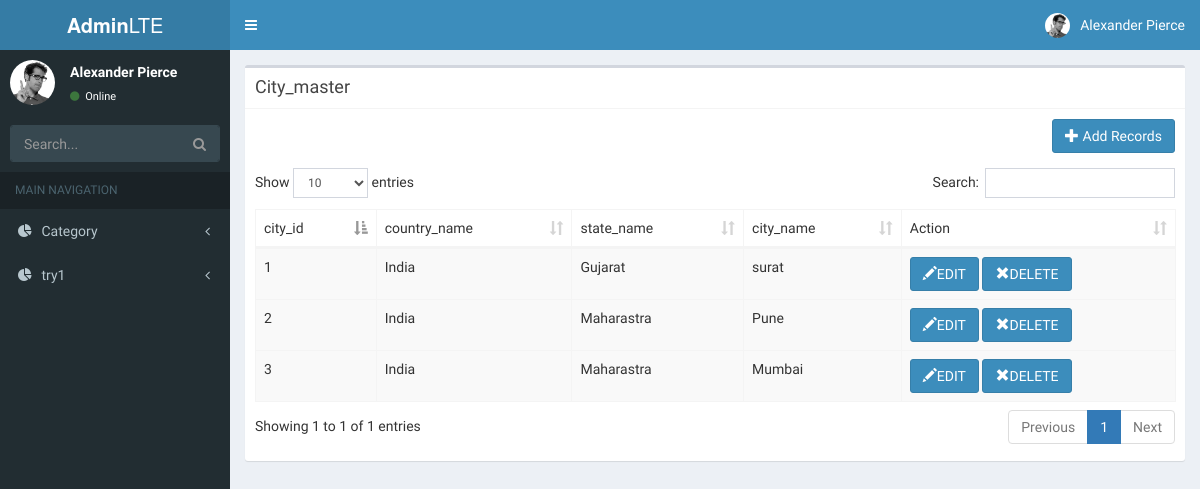
Page /index.php/city/view_city on the committed database.
### tables this page shows
CREATE TABLE IF NOT EXISTS `city_master` (
  `city_id` int(10) NOT NULL AUTO_INCREMENT,
  `country_id` int(10) NOT NULL,
  `state_id` int(10) NOT NULL,
  `city_name` varchar(50) NOT NULL,
  PRIMARY KEY (`city_id`)
);

CREATE TABLE IF NOT EXISTS `country_master` (
  `country_id` int(10) NOT NULL AUTO_INCREMENT,
  `country_name` varchar(50) NOT NULL,
  PRIMARY KEY (`country_id`)
);

CREATE TABLE IF NOT EXISTS `state_master` (
  `state_id` int(10) NOT NULL AUTO_INCREMENT,
  `country_id` int(10) NOT NULL,
  `state_name` varchar(50) NOT NULL,
  `status` int(5) NOT NULL,
  PRIMARY KEY (`state_id`)
);

### application/controllers/city.php (called while the page is built, shortened)
<?php
class city extends CI_Controller {
    public function __construct() {
        $this->load->model('country_model');
        $this->load->model('state_model');
        $this->load->model('city_model');
    }
    public function view_city() {
        $data['country_list'] = $this->country_model->getcountrylist();
        $data['state_list'] = $this->state_model->getstatelist();
        $data['city_list'] = $this->city_model->getcitylist();
        $this->load->view('city_view', $data);
    }
}

### index.php (called while the page is built, shortened)
<?php
require_once BASEPATH.'core/CodeIgniter.php';

### application/models/City_model.php (called while the page is built, shortened)
<?php
class City_model extends CI_Model {
    public function getcitylist() {
        $query = $this->db->query("select * from country_master as c, state_master as s, city_master as city where city.country_id=c.country_id and city.state_id=s.state_id ");
        return $query->result();
    }
}

### application/views/city_view.php (the view, shortened to what this page needs)
<!DOCTYPE html>
<html>
    <head>
        <?php
        include("header_include.php");
        ?>
    </head>
    <body class="hold-transition skin-blue sidebar-mini">
        <div class="wrapper">
            <header class="main-header">
                <?php
                include("header_body.php");
                ?>
            </header>
            <aside class="main-sidebar">
                <?php
                include("header_bodyside.php");
                ?>
            </aside>
            <div class="content-wrapper">
                <section class="content">
                    <div class="box">
                        <div class="box-header with-border">
                            <h3 class="box-title">City_master</h3>
                        </div>
                        <div class="box-body">
                            <div class="form-group">
                                <p align="right"><a href="<?php echo site_url("city/add_city") ?>" class="btn btn-primary" role="button"><span class="glyphicon glyphicon-plus"></span> Add Records</a></p>
                            </div>
                            <table id="example1" class="table table-bordered table-striped">
                                <thead>
                                    <tr>
                                        <td>city_id</td>
                                        <td>country_name</td>
                                        <td>state_name</td>
                                        <td>city_name</td>
                                        <td>Action</td>
                                    </tr>
                                </thead>
                                <?php
                                $cnt = 1;
                                foreach ($city_list as $city) {
                                    ?>
                                    <tbody>
                                    <td><?PHP echo $cnt++; ?></td>
                                    <td><?PHP echo $city->country_name; ?></td>
                                    <td><?PHP echo $city->state_name; ?></td>
                                    <td><?PHP echo $city->city_name; ?></td>
                                    <td>  <a href="<?php echo site_url("city/edit_data/$city->city_id"); ?>"
                                           onclick="return confirm('you want to edit...........')" role="button" class="btn btn-primary"><span class="glyphicon glyphicon-pencil"></span>EDIT</a>
                                        <a href="<?php echo site_url("city/del/$city->city_id"); ?>"
                                           onclick="return confirm('you want to delete...........?')" role="button" class="btn btn-primary"><span class="glyphicon glyphicon-remove"></span>DELETE</a>
                                    </td>
                                    </tbody>
                                    <?php
                                }
                                ?>
                            </table>
                        </div>
                    </div>
                </section>
            </div>
        </div>
    </body>
</html>

### rows in the picture
city_master: country.country_name "India", state.state_name "Gujarat", city_name "surat"
city_master: country.country_name "India", state.state_name "Maharastra", city_name "Pune"
city_master: country.country_name "India", state.state_name "Maharastra", city_name "Mumbai"
